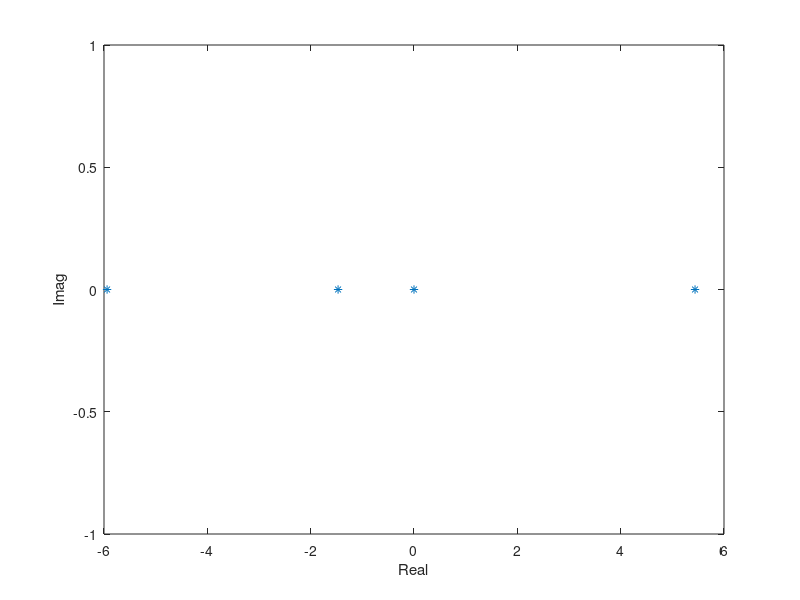

Here is the MATLAB script that generated this plot: (Note: this script raises an error after producing the figure.)
M=0.455; %[kg] Cart mass
m=0.21; %[kg] Pendulum mass
l=0.305; %[m] Pendulum half-length 
I=1/3*m*l^2; %[kg*m^2]Pendulum moment of inertia 
b=1.0; %[N*s/m] Cart viscous friction coefficient
Ie=I+m*l^2;
Me=m+M;
g=9.8;
k=10;
 x = [0, 0, pi/8, 0];
%x = [x, dx, θ, dθ]

%{
s=tf('s');
GuTH = m*l*s/((Me*Ie- m^2*l^2)*s^3 + (b*Ie)*s^2 - (Me*m*g*l)*s -(b*m*g*l));
GuX = (Ie*s^2 -m*g*l)/(s*((Me*Ie -m^2*l^2)*s^3 + (b*Ie)*s^2 - (Me*m*g*l)*s - (b*m*g*l)));
%}


A = [0 1 0 0 ; 0 (-1)*(b*Ie)/(Me*Ie-m^2*l^2) (m^2*l^2*g)/(Me*Ie-m^2*l^2) 0 ; 0 0 0 1 ; 0 (-1)*(m*l*b)/(Me*Ie-m^2*l^2) (m*g*l*Me)/(Me*Ie-m^2*l^2) 0];

B = [0 ; Ie/(Me*Ie*m^2*l^2) ; 0 ; m*l/(Me*Ie-m^2*l^2)];


C = [0 0 1 0 ; 1 0 0 0];

D = [0;0];
sys=ss(A, B, C, D);

e=eig(A);

figure;
plot(real(e), imag(e), '*');
xlabel("Real");
ylabel("Imag");

[num,den] = ss2tf(A,B,C,D);
num1=num(1, :);
num2=num(2, :);
den;
sys1=tf(num1, den);
sys2=tf(num2, den);
figure;
pzmap(sys1, 'b')
hold on;
pzmap(sys2, 'r')
hold on;
pzmap(sys, 'g')




K = [-0.02, -1.1, 7.5, 0.7];

%F = −K x = −(k1 x + k2 dx + k3 θ + k4 dθ)